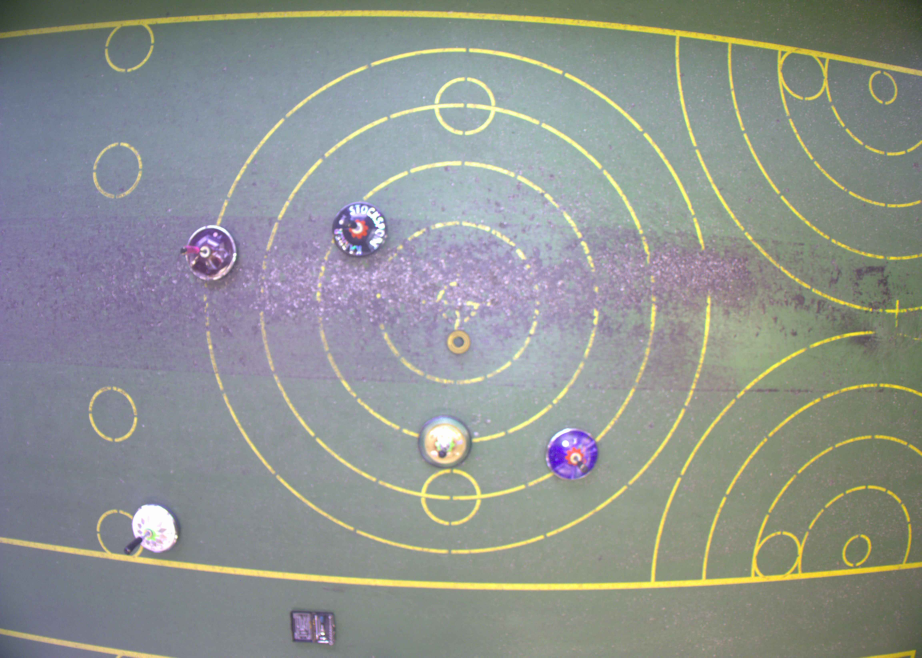
#> input picture images/04_11/Image__2022-11-04__09-31-22_11zon.jpg, 4608 x 3288 px, found by its file name (shown at 1/5 size)
$ python circleRecognition_jaeger.py
#> lines starting #> are read from the running program, lines starting #| are printed output that depends on the picture; after the words box and inside, x2 and y2 are one past the last pixel; in counts of white or black regions, pixels touching at a corner belong together
# import the necessary packages
import numpy as np
import cv2
import math


# Change contrast and brightness
def apply_brightness_contrast(input_img, brightness=0, contrast=0):
	if brightness != 0:
		if brightness > 0:
			shadow = brightness
			highlight = 255
		else:
			shadow = 0
			highlight = 255 + brightness
		alpha_b = (highlight - shadow) / 255
		gamma_b = shadow

		buf = cv2.addWeighted(input_img, alpha_b, input_img, 0, gamma_b)
	else:
		buf = input_img.copy()

	if contrast != 0:
		f = 131 * (contrast + 127) / (127 * (131 - contrast))
		alpha_c = f
		gamma_c = 127 * (1 - f)

		buf = cv2.addWeighted(buf, alpha_c, buf, 0, gamma_c)

	return buf


daubeIndex = 0
smallestRadius = 0
indexToDistance = {}

# load the image, clone it for output, and then convert it to grayscale
image = cv2.imread("images/undistorted/Image__2022-11-04__09-31-22_11zon.jpg")
#> image is the input picture: shape (3288, 4608, 3); mean B, G, R 144.2, 147.6, 143.3
image = cv2.resize(image, (500,500))
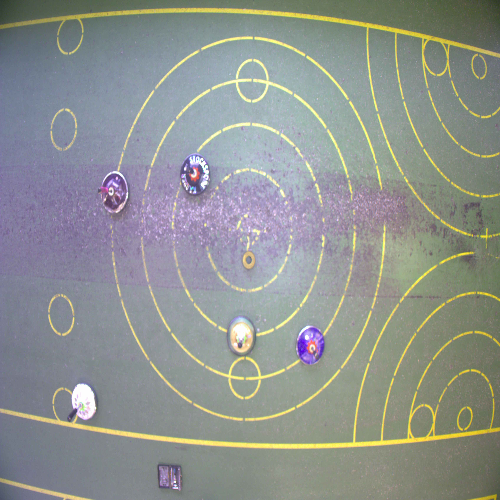
#> image: shape (500, 500, 3); mean B, G, R 144.1, 147.5, 143.2
cv2.imshow("image", image) #np.hstack([image, output])
cv2.waitKey()
# [5 lines of commented-out code are left out]
image = (255-image)
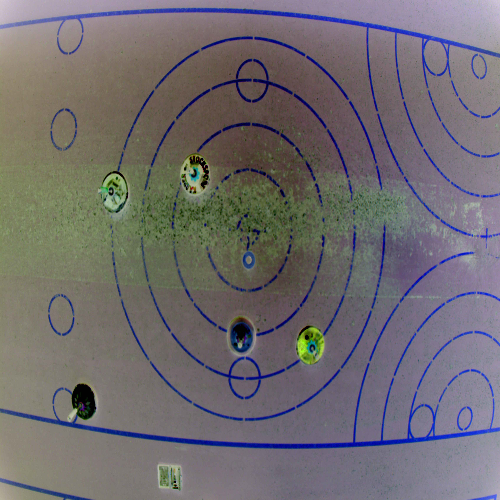
#> image: shape (500, 500, 3); mean B, G, R 110.9, 107.5, 111.8
cv2.imshow("image", image) #np.hstack([image, output])
cv2.waitKey()

gray = cv2.cvtColor(image, cv2.COLOR_BGR2HSV)
#> gray: shape (500, 500, 3); mean H, S, V 82.7, 53.3, 123.3
cv2.imshow("image", gray) #np.hstack([image, output])
cv2.waitKey()

# [15 lines of commented-out code are left out]

gray = cv2.cvtColor(gray, cv2.COLOR_BGR2GRAY)
#> gray: shape (500, 500)
cv2.imshow("image", gray) #np.hstack([image, output])
cv2.waitKey()

# apply GuassianBlur to reduce noise. medianBlur is also added for smoothening, reducing noise.
gray = cv2.GaussianBlur(gray, (5, 5), 0)
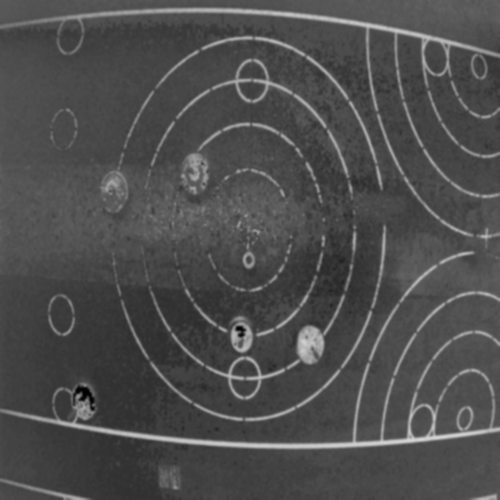
#> gray: shape (500, 500); min 1, max 214, mean 77.6
cv2.imshow("image", gray) #np.hstack([image, output])
cv2.waitKey()
gray = cv2.medianBlur(gray, 5)
cv2.imshow("image", gray) #np.hstack([image, output])
cv2.waitKey()

# Adaptive Guassian Threshold is to detect sharp edges in the Image. For more information Google it.
gray = cv2.adaptiveThreshold(gray, 255, cv2.ADAPTIVE_THRESH_GAUSSIAN_C, \
							 cv2.THRESH_BINARY, 11, 3.5)
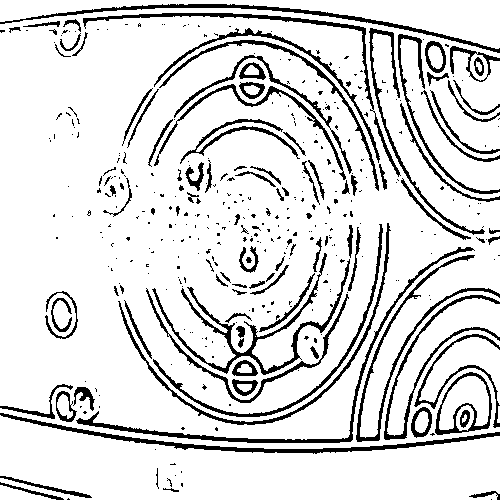
#> gray: shape (500, 500); 86.2% white; 404 black regions (295 under 20 px), largest, box (x1, y1, x2, y2) and area: (152, 253, 350, 375) 2134, (0, 413, 500, 454) 2010, (76, 247, 475, 443) 1911

cv2.imshow("image", gray) #np.hstack([image, output])
cv2.waitKey()

kernel = np.ones((2, 2), np.uint8)
gray = cv2.erode(gray, kernel, iterations=1)
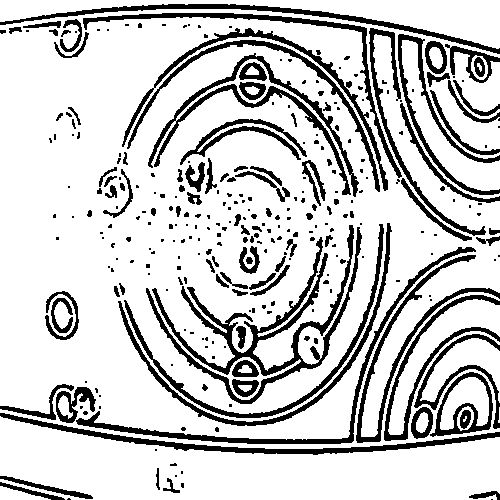
#> gray: shape (500, 500); 79.8% white; 306 black regions (191 under 20 px), largest, box (x1, y1, x2, y2) and area: (146, 225, 362, 404) 5681, (148, 53, 359, 197) 3004, (0, 413, 500, 455) 2577
# gray = erosion
cv2.imshow("image", gray) #np.hstack([image, output])
cv2.waitKey()

gray =  cv2.dilate(gray, kernel, iterations=1)
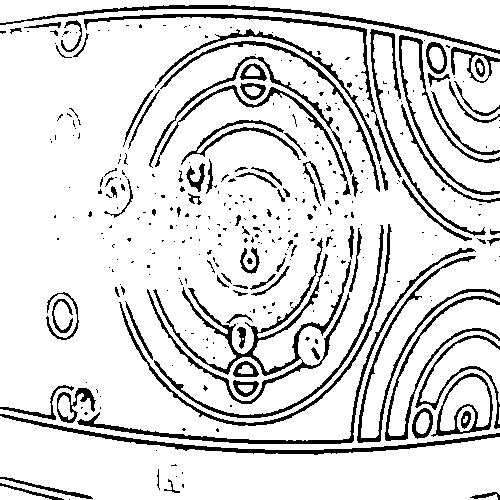
#> gray: shape (500, 500); 86.1% white; 353 black regions (253 under 20 px), largest, box (x1, y1, x2, y2) and area: (147, 238, 351, 404) 3557, (0, 414, 500, 455) 2012, (77, 248, 476, 444) 1918
cv2.imshow("image", gray)
cv2.waitKey()

output = gray.copy()

# detect circles in the image
circles = cv2.HoughCircles(gray, cv2.HOUGH_GRADIENT, 1, 260, param1=20, param2=34)
#> circles = [[309.5, 251.5, 191.3], [44.5, 99.5, 323.3], [406.5, 495.5, 140.6], [397.5, 3.5, 101.6], [126.5, 488.5, 113]]
print("Detected circles!", circles)
#| Detected circles! [[[309.5 251.5 191.3]
#|   [ 44.5  99.5 323.3]
#|   [406.5 495.5 140.6]
#|   [397.5   3.5 101.6]
#|   [126.5 488.5 113. ]]]
# ensure at least some circles were found
if circles is not None:
	# convert the (x, y) coordinates and radius of the circles to integers
	circles = np.round(circles[0, :]).astype("int")
#> circles = [[310, 252, 191], [44, 100, 323], [406, 496, 141], [398, 4, 102], [126, 488, 113]]
	# loop over the (x, y) coordinates and radius of the circles
	i = 0
	for (x, y, r) in circles:
		if smallestRadius == 0 or r < smallestRadius:
			smallestRadius = r
			daubeIndex = i
		i = i + 1
#> this loop made 5 passes
#> (x, y, r, smallestRadius) on passes 1, 3, 4: (310, 252, 191, 191), (406, 496, 141, 141), (398, 4, 102, 102)
#> after the loop, daubeIndex = 3; i = 5; smallestRadius = 102

	i = 0
	for (x, y, r) in circles:
		print(x,y,r)
		# draw the circle in the output image, then draw a rectangle
		# corresponding to the center of the circle

		if True:
			cv2.circle(output, (x, y), r, (0, 255, 0), 2)
			cv2.rectangle(output, (x - 2, y - 2), (x + 2, y + 2), (0, 128, 255), -1)

			if i != daubeIndex:
				a = abs(circles[daubeIndex][0] - x)
				b = abs(circles[daubeIndex][1] - y)

				c = math.sqrt(a ** 2 + b ** 2)
				c = (c / r) * 12.5;
				#c = c - r - circles[daubeIndex][2]

				indexToDistance[i] = c

				cv2.putText(output, "{0:.2f}cm".format(c), (x, y), cv2.FONT_HERSHEY_SIMPLEX, 0.7,(255, 255, 255), 1)
				cv2.line(output, (circles[daubeIndex][0], circles[daubeIndex][1]), (x, y), [0, 255, 0], 2)

		i = i + 1
#> this loop made 5 passes
#> (x, y, r, a, b, c) on passes 1, 2, 3, 5: (310, 252, 191, 88, 248, 17.22), (44, 100, 323, 354, 96, 14.19), (406, 496, 141, 8, 492, 43.62), (126, 488, 113, 272, 484, 61.42)
#| 310 252 191
#| 44 100 323
#| 406 496 141
#| 398 4 102
#| 126 488 113
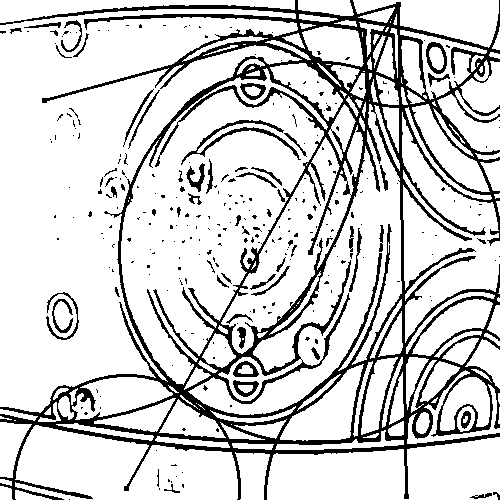
#> output: shape (500, 500); 82.2% white; 291 black regions (230 under 20 px), largest, box (x1, y1, x2, y2) and area: (0, 0, 500, 500) 38096, (181, 120, 301, 165) 730, (426, 42, 447, 74) 264
#> after the loop, i = 5; indexToDistance = {0: 17.22, 1: 14.19, 2: 43.62, 4: 61.42}
	# show the output image
	test = cv2.resize(output, (500,500))
	cv2.imshow("image", output) #np.hstack([image, output])
	cv2.waitKey()
	print(circles[daubeIndex])
#| [398   4 102]
else:
	print("No circles found")
